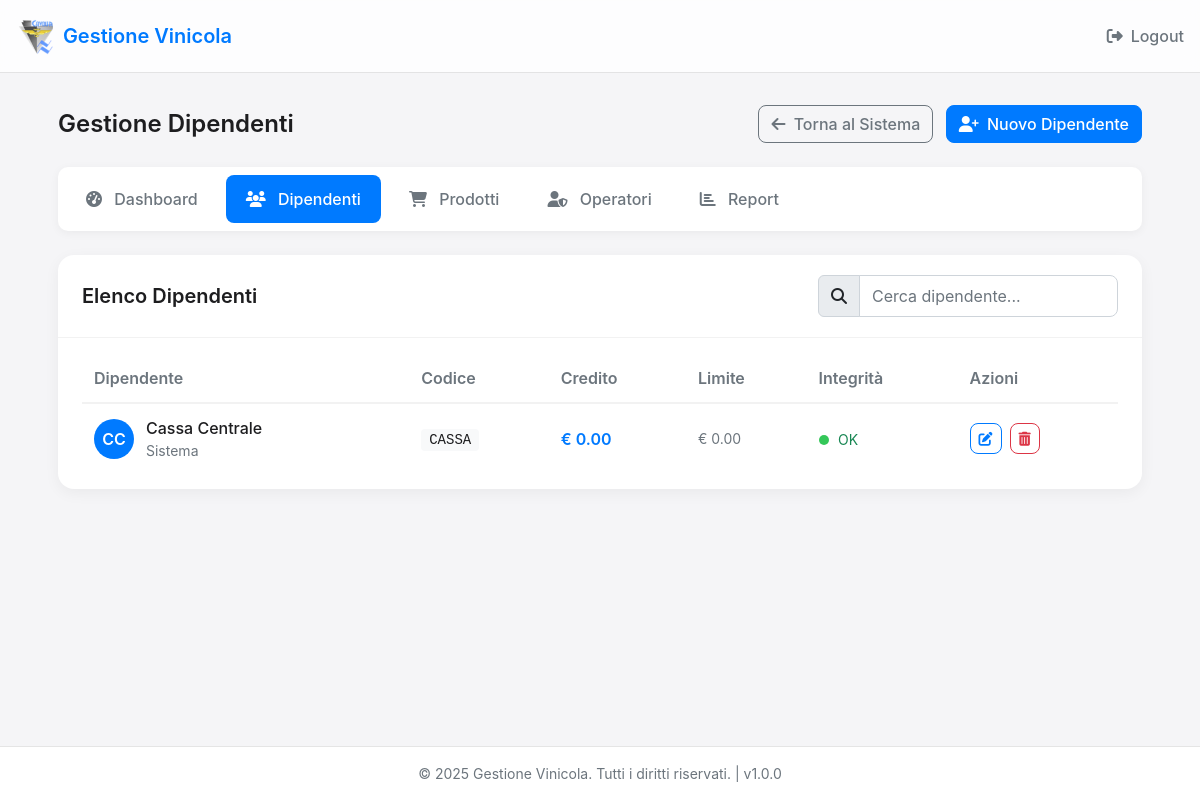
The page /admin/employees (signed in) on the database as committed earlier.
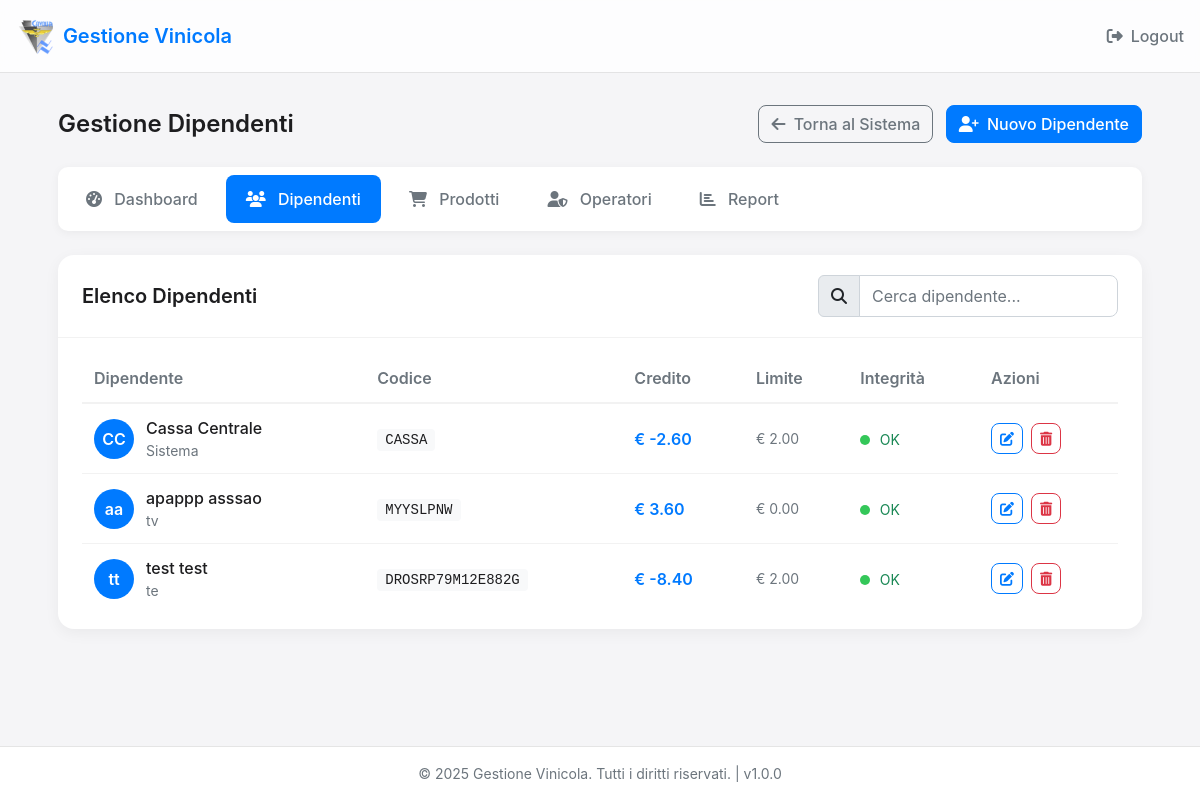
The same page on the database as committed later.
### app.py (models this page shows, shortened)
class Employee(db.Model):
    id = db.Column(db.Integer, primary_key=True)
    code = db.Column(db.String(50), unique=True)  # Codice a barre della card
    first_name = db.Column(db.String(100))
    last_name = db.Column(db.String(100))
    rank = db.Column(db.String(100))
    credit = db.Column(db.Numeric(10, 2), default=0)
    credit_hash = db.Column(db.String(64))  # Hash per verificare l'integrità del credito
    credit_limit = db.Column(db.Numeric(10, 2), default=0)  # Limite di credito negativo consentito
    def verify_credit_integrity(self):
        if not self.credit_hash:  # Se non c'è hash, crealo
            self.update_credit_hash()
            db.session.commit()
            return True
        secret = app.config['SECRET_KEY']
        data = f"{self.id}:{self.credit}:{self.credit_limit}:{secret}"
        computed_hash = hashlib.sha256(data.encode()).hexdigest()
        return computed_hash == self.credit_hash

### app.py (the view)
@app.route('/admin/employees')
def admin_employees():
    if session.get('admin_logged_in') != True:
        return redirect(url_for('admin_login'))
    employees = Employee.query.order_by(Employee.last_name).all()
    return render_template('admin_employees.html', employees=employees)

### app.py (called while the page is built)
@app.context_processor
def inject_app_info():
    now = datetime.now()
    return {
        'app_name': app.config['APP_NAME'],
        'app_version': app.config['APP_VERSION'],
        'now': now
    }

### templates/admin_employees.html (shortened to what the changed rows need)
{% extends "base.html" %}
{% block content %}
<div class="admin-container">
    <div class="admin-header">
        <h1 class="admin-title">Gestione Dipendenti</h1>
    </div>
    <div class="employees-table-container">
        <div class="table-wrapper">
            <table class="employees-table">
                <thead>
                    <tr>
                        <th>Dipendente</th>
                        <th>Codice</th>
                        <th>Credito</th>
                        <th>Limite</th>
                        <th>Integrità</th>
                        <th>Azioni</th>
                    </tr>
                </thead>
                <tbody>
                    {% for employee in employees %}
                    <tr>
                        <td class="employee-name-cell">
                            <div class="employee-avatar">{{ employee.first_name[0] }}{{ employee.last_name[0] }}</div>
                            <div class="employee-info">
                                <div class="employee-name">{{ employee.first_name }} {{ employee.last_name }}</div>
                                <div class="employee-rank">{{ employee.rank }}</div>
                            </div>
                        </td>
                        <td>
                            <span class="employee-code">{{ employee.code }}</span>
                        </td>
                        <td>
                            <div class="employee-credit">€ {{ "%.2f"|format(employee.credit) }}</div>
                        </td>
                        <td>
                            <div class="employee-limit">€ {{ "%.2f"|format(employee.credit_limit) }}</div>
                        </td>
                        <td>
                            <span class="integrity-indicator {% if employee.verify_credit_integrity() %}integrity-verified{% else %}integrity-failed{% endif %}"></span>
                            {% if employee.verify_credit_integrity() %}
                                <small class="text-success">OK</small>
                            {% else %}
                                <small class="text-danger">Errore</small>
                            {% endif %}
                        </td>
                        <td>
                            <div class="table-actions">
                                <a href="{{ url_for('admin_edit_employee', id=employee.id) }}" class="btn btn-sm btn-outline-primary" title="Modifica">
                                    <i class="fas fa-edit"></i>
                                </a>
                                <button type="button" class="btn btn-sm btn-outline-danger" data-bs-toggle="modal" data-bs-target="#deleteModal{{ employee.id }}" title="Elimina">
                                    <i class="fas fa-trash-alt"></i>
                                </button>
                            </div>
                        </td>
                    </tr>
                    {% endfor %}
                </tbody>
            </table>
        </div>
    </div>
</div>
{% endblock %}

Rows that differ between the two databases and show on the page:
changed Employee "Cassa": credit "0.00" → "-2.60"; credit_limit "0.00" → "2.00"
added Employee: first_name "a", last_name "a", first_name "apappp", last_name "asssao", rank "tv", code "MYYSLPNW", credit "3.60", credit_limit "0.00", shows "OK"
added Employee: first_name "t", last_name "t", first_name "test", last_name "test", rank "te", code "DROSRP79M12E882G", credit "-8.40", credit_limit "2.00", shows "OK"
